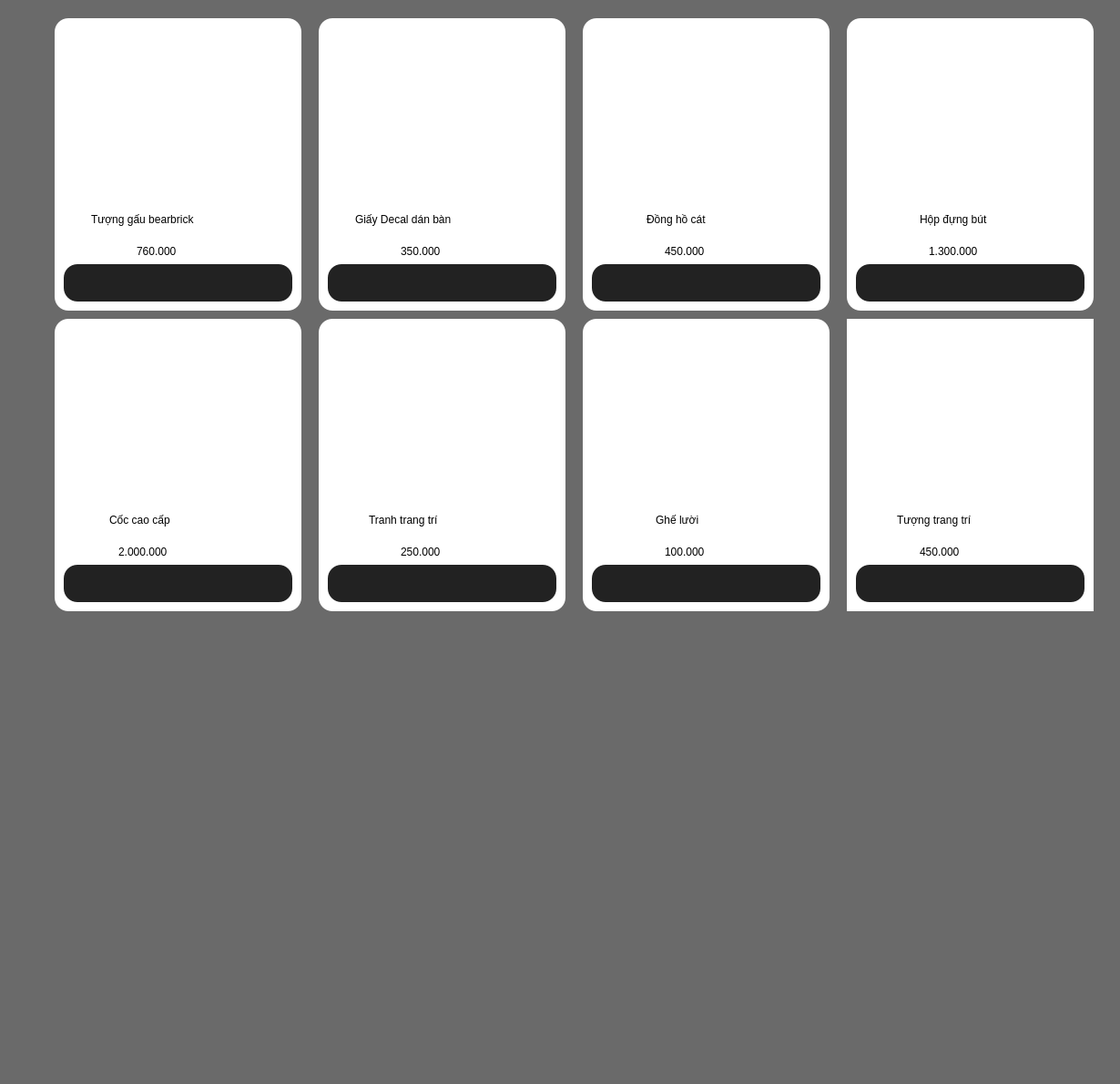
            <widget class="QWidget" name="table">
             <property name="styleSheet">
              <string notr="true">background-color:rgb(106, 106, 106)</string>
             </property>
             <widget class="QWidget" name="widget_3" native="true">
              <property name="geometry">
               <rect>
                <x>60</x>
                <y>20</y>
                <width>1161</width>
                <height>1161</height>
               </rect>
              </property>
              <widget class="QWidget" name="widget_23" native="true">
               <property name="geometry">
                <rect>
                 <x>0</x>
                 <y>0</y>
                 <width>271</width>
                 <height>321</height>
                </rect>
               </property>
               <property name="styleSheet">
                <string notr="true">background-color: rgb(255, 255, 255);
border-radius: 15px

</string>
               </property>
               <widget class="QLabel" name="label_26">
                <property name="geometry">
                 <rect>
                  <x>90</x>
                  <y>240</y>
                  <width>91</width>
                  <height>31</height>
                 </rect>
                </property>
                <property name="styleSheet">
                 <string notr="true">color:rgb(0, 0, 0);
font: 75 15pt &quot;MS Sans Serif&quot;;</string>
                </property>
                <property name="text">
                 <string>760.000</string>
                </property>
               </widget>
               <widget class="QLabel" name="label_31">
                <property name="geometry">
                 <rect>
                  <x>40</x>
                  <y>200</y>
                  <width>201</width>
                  <height>41</height>
                 </rect>
                </property>
                <property name="styleSheet">
                 <string notr="true">color:rgb(0, 0, 0);
font: 75 15pt &quot;MS Sans Serif&quot;;</string>
                </property>
                <property name="text">
                 <string>Tượng gấu bearbrick</string>
                </property>
               </widget>
               <widget class="QPushButton" name="bt_kesach_2">
                <property name="geometry">
                 <rect>
                  <x>10</x>
                  <y>270</y>
                  <width>251</width>
                  <height>41</height>
                 </rect>
                </property>
                <property name="cursor">
                 <cursorShape>PointingHandCursor</cursorShape>
                </property>
                <property name="styleSheet">
                 <string notr="true">background-color: rgb(34, 34, 34);

</string>
                </property>
                <property name="text">
                 <string/>
                </property>
                <property name="icon">
                 <iconset>
                  <normaloff>buy.png</normaloff>buy.png</iconset>
                </property>
                <property name="iconSize">
                 <size>
                  <width>300</width>
                  <height>300</height>
                 </size>
                </property>
               </widget>
               <widget class="QLabel" name="label_4">
                <property name="geometry">
                 <rect>
                  <x>10</x>
                  <y>10</y>
                  <width>251</width>
                  <height>201</height>
                 </rect>
                </property>
                <property name="text">
                 <string/>
                </property>
                <property name="pixmap">
                 <pixmap>pd_img/table/berik/vn-11134207-7r98o-lxg402e4pucb1f..webp</pixmap>
                </property>
                <property name="scaledContents">
                 <bool>true</bool>
                </property>
               </widget>
              </widget>
              <widget class="QWidget" name="widget_24" native="true">
               <property name="geometry">
                <rect>
                 <x>290</x>
                 <y>0</y>
                 <width>271</width>
                 <height>321</height>
                </rect>
               </property>
               <property name="styleSheet">
                <string notr="true">background-color: rgb(255, 255, 255);
border-radius: 15px

</string>
               </property>
               <widget class="QLabel" name="label_298">
                <property name="geometry">
                 <rect>
                  <x>90</x>
                  <y>240</y>
                  <width>91</width>
                  <height>31</height>
                 </rect>
                </property>
                <property name="styleSheet">
                 <string notr="true">color:rgb(0, 0, 0);
font: 75 15pt &quot;MS Sans Serif&quot;;</string>
                </property>
                <property name="text">
                 <string>350.000</string>
                </property>
               </widget>
               <widget class="QLabel" name="label_300">
                <property name="geometry">
                 <rect>
                  <x>40</x>
                  <y>200</y>
                  <width>231</width>
                  <height>41</height>
                 </rect>
                </property>
                <property name="styleSheet">
                 <string notr="true">color:rgb(0, 0, 0);
font: 75 15pt &quot;MS Sans Serif&quot;;</string>
                </property>
                <property name="text">
                 <string>Giấy Decal dán bàn</string>
                </property>
               </widget>
               <widget class="QPushButton" name="bt_den_2">
                <property name="geometry">
                 <rect>
                  <x>10</x>
                  <y>270</y>
                  <width>251</width>
                  <height>41</height>
                 </rect>
                </property>
                <property name="cursor">
                 <cursorShape>PointingHandCursor</cursorShape>
                </property>
                <property name="styleSheet">
                 <string notr="true">background-color: rgb(34, 34, 34);
border-radius: 15px 
</string>
                </property>
                <property name="text">
                 <string/>
                </property>
                <property name="icon">
                 <iconset>
                  <normaloff>buy.png</normaloff>buy.png</iconset>
                </property>
                <property name="iconSize">
                 <size>
                  <width>300</width>
                  <height>300</height>
                 </size>
                </property>
               </widget>
               <widget class="QLabel" name="label_30">
                <property name="geometry">
                 <rect>
                  <x>10</x>
                  <y>10</y>
                  <width>251</width>
                  <height>201</height>
                 </rect>
                </property>
                <property name="text">
                 <string/>
                </property>
                <property name="pixmap">
                 <pixmap>pd_img/table/decal/vn-11134207-7ras8-m1tcrnhect3n21.webp</pixmap>
                </property>
                <property name="scaledContents">
                 <bool>true</bool>
                </property>
               </widget>
              </widget>
              <widget class="QWidget" name="widget_25" native="true">
               <property name="geometry">
                <rect>
                 <x>580</x>
                 <y>0</y>
                 <width>271</width>
                 <height>321</height>
                </rect>
               </property>
               <property name="styleSheet">
                <string notr="true">background-color: rgb(255, 255, 255);
border-radius: 15px

</string>
               </property>
               <widget class="QLabel" name="label_301">
                <property name="geometry">
                 <rect>
                  <x>90</x>
                  <y>240</y>
                  <width>91</width>
                  <height>31</height>
                 </rect>
                </property>
                <property name="styleSheet">
                 <string notr="true">color:rgb(0, 0, 0);
font: 75 15pt &quot;MS Sans Serif&quot;;</string>
                </property>
                <property name="text">
                 <string>450.000</string>
                </property>
               </widget>
               <widget class="QLabel" name="label_303">
                <property name="geometry">
                 <rect>
                  <x>70</x>
                  <y>200</y>
                  <width>141</width>
                  <height>41</height>
                 </rect>
                </property>
                <property name="styleSheet">
                 <string notr="true">color:rgb(0, 0, 0);
font: 75 15pt &quot;MS Sans Serif&quot;;</string>
                </property>
                <property name="text">
                 <string>Đồng hồ cát</string>
                </property>
               </widget>
               <widget class="QPushButton" name="bt_giuong_2">
                <property name="geometry">
                 <rect>
                  <x>10</x>
                  <y>270</y>
                  <width>251</width>
                  <height>41</height>
                 </rect>
                </property>
                <property name="cursor">
                 <cursorShape>PointingHandCursor</cursorShape>
                </property>
                <property name="styleSheet">
                 <string notr="true">background-color: rgb(34, 34, 34);
border-radius: 15px 
</string>
                </property>
                <property name="text">
                 <string/>
                </property>
                <property name="icon">
                 <iconset>
                  <normaloff>buy.png</normaloff>buy.png</iconset>
                </property>
                <property name="iconSize">
                 <size>
                  <width>300</width>
                  <height>300</height>
                 </size>
                </property>
               </widget>
               <widget class="QLabel" name="label_32">
                <property name="geometry">
                 <rect>
                  <x>10</x>
                  <y>10</y>
                  <width>251</width>
                  <height>201</height>
                 </rect>
                </property>
                <property name="text">
                 <string/>
                </property>
                <property name="pixmap">
                 <pixmap>pd_img/table/dong ho/dong-ho-cat-30-phut-phong-cach-vintage-1.png</pixmap>
                </property>
                <property name="scaledContents">
                 <bool>true</bool>
                </property>
               </widget>
              </widget>
              <widget class="QWidget" name="widget_26" native="true">
               <property name="geometry">
                <rect>
                 <x>870</x>
                 <y>0</y>
                 <width>271</width>
                 <height>321</height>
                </rect>
               </property>
               <property name="styleSheet">
                <string notr="true">background-color: rgb(255, 255, 255);
border-radius: 15px

</string>
               </property>
               <widget class="QLabel" name="label_304">
                <property name="geometry">
                 <rect>
                  <x>90</x>
                  <y>240</y>
                  <width>131</width>
                  <height>31</height>
                 </rect>
                </property>
                <property name="styleSheet">
                 <string notr="true">color:rgb(0, 0, 0);
font: 75 15pt &quot;MS Sans Serif&quot;;</string>
                </property>
                <property name="text">
                 <string>1.300.000</string>
                </property>
               </widget>
               <widget class="QLabel" name="label_306">
                <property name="geometry">
                 <rect>
                  <x>80</x>
                  <y>200</y>
                  <width>141</width>
                  <height>41</height>
                 </rect>
                </property>
                <property name="styleSheet">
                 <string notr="true">color:rgb(0, 0, 0);
font: 75 15pt &quot;MS Sans Serif&quot;;</string>
                </property>
                <property name="text">
                 <string>Hộp đựng bút</string>
                </property>
               </widget>
               <widget class="QPushButton" name="bt_cay_2">
                <property name="geometry">
                 <rect>
                  <x>10</x>
                  <y>270</y>
                  <width>251</width>
                  <height>41</height>
                 </rect>
                </property>
                <property name="cursor">
                 <cursorShape>PointingHandCursor</cursorShape>
                </property>
                <property name="styleSheet">
                 <string notr="true">background-color: rgb(34, 34, 34);
border-radius: 15px 
</string>
                </property>
                <property name="text">
                 <string/>
                </property>
                <property name="icon">
                 <iconset>
                  <normaloff>buy.png</normaloff>buy.png</iconset>
                </property>
                <property name="iconSize">
                 <size>
                  <width>300</width>
                  <height>300</height>
                 </size>
                </property>
               </widget>
               <widget class="QLabel" name="label_33">
                <property name="geometry">
                 <rect>
                  <x>10</x>
                  <y>10</y>
                  <width>251</width>
                  <height>201</height>
                 </rect>
                </property>
                <property name="text">
                 <string/>
                </property>
                <property name="pixmap">
                 <pixmap>pd_img/table/hopbut/ec8a9fd650c5e4d7adc4dbc68532e456.webp</pixmap>
                </property>
                <property name="scaledContents">
                 <bool>true</bool>
                </property>
               </widget>
              </widget>
              <widget class="QWidget" name="widget_27" native="true">
               <property name="geometry">
                <rect>
                 <x>0</x>
                 <y>330</y>
                 <width>271</width>
                 <height>321</height>
                </rect>
               </property>
               <property name="styleSheet">
                <string notr="true">background-color: rgb(255, 255, 255);
border-radius: 15px

</string>
               </property>
               <widget class="QLabel" name="label_307">
                <property name="geometry">
                 <rect>
                  <x>70</x>
                  <y>240</y>
                  <width>151</width>
                  <height>31</height>
                 </rect>
                </property>
                <property name="styleSheet">
                 <string notr="true">color:rgb(0, 0, 0);
font: 75 15pt &quot;MS Sans Serif&quot;;</string>
                </property>
                <property name="text">
                 <string>2.000.000</string>
                </property>
               </widget>
               <widget class="QLabel" name="label_308">
                <property name="geometry">
                 <rect>
                  <x>10</x>
                  <y>10</y>
                  <width>251</width>
                  <height>191</height>
                 </rect>
                </property>
                <property name="text">
                 <string/>
                </property>
                <property name="pixmap">
                 <pixmap>pd_img/room/coc/vn-11134207-820l4-mfkfiwnnr5l92f.webp</pixmap>
                </property>
                <property name="scaledContents">
                 <bool>true</bool>
                </property>
               </widget>
               <widget class="QLabel" name="label_309">
                <property name="geometry">
                 <rect>
                  <x>60</x>
                  <y>200</y>
                  <width>151</width>
                  <height>41</height>
                 </rect>
                </property>
                <property name="styleSheet">
                 <string notr="true">color:rgb(0, 0, 0);
font: 75 15pt &quot;MS Sans Serif&quot;;</string>
                </property>
                <property name="text">
                 <string>Cốc cao cấp</string>
                </property>
               </widget>
               <widget class="QPushButton" name="bt_coc_2">
                <property name="geometry">
                 <rect>
                  <x>10</x>
                  <y>270</y>
                  <width>251</width>
                  <height>41</height>
                 </rect>
                </property>
                <property name="cursor">
                 <cursorShape>PointingHandCursor</cursorShape>
                </property>
                <property name="styleSheet">
                 <string notr="true">background-color: rgb(34, 34, 34);
border-radius: 15px 
</string>
                </property>
                <property name="text">
                 <string/>
                </property>
                <property name="icon">
                 <iconset>
                  <normaloff>buy.png</normaloff>buy.png</iconset>
                </property>
                <property name="iconSize">
                 <size>
                  <width>300</width>
                  <height>300</height>
                 </size>
                </property>
               </widget>
              </widget>
              <widget class="QWidget" name="widget_28" native="true">
               <property name="geometry">
                <rect>
                 <x>290</x>
                 <y>330</y>
                 <width>271</width>
                 <height>321</height>
                </rect>
               </property>
               <property name="styleSheet">
                <string notr="true">background-color: rgb(255, 255, 255);
border-radius: 15px

</string>
               </property>
               <widget class="QLabel" name="label_310">
                <property name="geometry">
                 <rect>
                  <x>90</x>
                  <y>240</y>
                  <width>91</width>
                  <height>31</height>
                 </rect>
                </property>
                <property name="styleSheet">
                 <string notr="true">color:rgb(0, 0, 0);
font: 75 15pt &quot;MS Sans Serif&quot;;</string>
                </property>
                <property name="text">
                 <string>250.000</string>
                </property>
               </widget>
               <widget class="QLabel" name="label_311">
                <property name="geometry">
                 <rect>
                  <x>10</x>
                  <y>10</y>
                  <width>251</width>
                  <height>191</height>
                 </rect>
                </property>
                <property name="text">
                 <string/>
                </property>
                <property name="pixmap">
                 <pixmap>pd_img/room/tranh/vn-11134207-7r98o-lzfnneh99llt69.png</pixmap>
                </property>
                <property name="scaledContents">
                 <bool>true</bool>
                </property>
               </widget>
               <widget class="QLabel" name="label_312">
                <property name="geometry">
                 <rect>
                  <x>55</x>
                  <y>200</y>
                  <width>171</width>
                  <height>41</height>
                 </rect>
                </property>
                <property name="styleSheet">
                 <string notr="true">color:rgb(0, 0, 0);
font: 75 15pt &quot;MS Sans Serif&quot;;</string>
                </property>
                <property name="text">
                 <string>Tranh trang trí</string>
                </property>
               </widget>
               <widget class="QPushButton" name="bt_tranh_2">
                <property name="geometry">
                 <rect>
                  <x>10</x>
                  <y>270</y>
                  <width>251</width>
                  <height>41</height>
                 </rect>
                </property>
                <property name="cursor">
                 <cursorShape>PointingHandCursor</cursorShape>
                </property>
                <property name="styleSheet">
                 <string notr="true">background-color: rgb(34, 34, 34);
border-radius: 15px 
</string>
                </property>
                <property name="text">
                 <string/>
                </property>
                <property name="icon">
                 <iconset>
                  <normaloff>buy.png</normaloff>buy.png</iconset>
                </property>
                <property name="iconSize">
                 <size>
                  <width>300</width>
                  <height>300</height>
                 </size>
                </property>
               </widget>
              </widget>
              <widget class="QWidget" name="widget_29" native="true">
               <property name="geometry">
                <rect>
                 <x>580</x>
                 <y>330</y>
                 <width>271</width>
                 <height>321</height>
                </rect>
               </property>
               <property name="styleSheet">
                <string notr="true">background-color: rgb(255, 255, 255);
border-radius: 15px

</string>
               </property>
               <widget class="QLabel" name="label_313">
                <property name="geometry">
                 <rect>
                  <x>90</x>
                  <y>240</y>
                  <width>91</width>
                  <height>31</height>
                 </rect>
                </property>
                <property name="styleSheet">
                 <string notr="true">color:rgb(0, 0, 0);
font: 75 15pt &quot;MS Sans Serif&quot;;</string>
                </property>
                <property name="text">
                 <string>100.000</string>
                </property>
               </widget>
               <widget class="QLabel" name="label_314">
                <property name="geometry">
                 <rect>
                  <x>10</x>
                  <y>10</y>
                  <width>251</width>
                  <height>191</height>
                 </rect>
                </property>
                <property name="text">
                 <string/>
                </property>
                <property name="pixmap">
                 <pixmap>pd_img/room/ghe/ghe.webp</pixmap>
                </property>
                <property name="scaledContents">
                 <bool>true</bool>
                </property>
               </widget>
               <widget class="QLabel" name="label_315">
                <property name="geometry">
                 <rect>
                  <x>80</x>
                  <y>200</y>
                  <width>111</width>
                  <height>41</height>
                 </rect>
                </property>
                <property name="styleSheet">
                 <string notr="true">color:rgb(0, 0, 0);
font: 75 15pt &quot;MS Sans Serif&quot;;</string>
                </property>
                <property name="text">
                 <string>Ghế lười</string>
                </property>
               </widget>
               <widget class="QPushButton" name="bt_ghe_2">
                <property name="geometry">
                 <rect>
                  <x>10</x>
                  <y>270</y>
                  <width>251</width>
                  <height>41</height>
                 </rect>
                </property>
                <property name="cursor">
                 <cursorShape>PointingHandCursor</cursorShape>
                </property>
                <property name="styleSheet">
                 <string notr="true">background-color: rgb(34, 34, 34);
border-radius: 15px 
</string>
                </property>
                <property name="text">
                 <string/>
                </property>
                <property name="icon">
                 <iconset>
                  <normaloff>buy.png</normaloff>buy.png</iconset>
                </property>
                <property name="iconSize">
                 <size>
                  <width>300</width>
                  <height>300</height>
                 </size>
                </property>
               </widget>
              </widget>
              <widget class="QWidget" name="widget_30" native="true">
               <property name="geometry">
                <rect>
                 <x>870</x>
                 <y>330</y>
                 <width>271</width>
                 <height>321</height>
                </rect>
               </property>
               <property name="styleSheet">
                <string notr="true">background-color: rgb(255, 255, 255)</string>
               </property>
               <widget class="QLabel" name="label_316">
                <property name="geometry">
                 <rect>
                  <x>80</x>
                  <y>240</y>
                  <width>191</width>
                  <height>31</height>
                 </rect>
                </property>
                <property name="styleSheet">
                 <string notr="true">color:rgb(0, 0, 0);
font: 75 15pt &quot;MS Sans Serif&quot;;</string>
                </property>
                <property name="text">
                 <string>450.000</string>
                </property>
               </widget>
               <widget class="QLabel" name="label_317">
                <property name="geometry">
                 <rect>
                  <x>10</x>
                  <y>10</y>
                  <width>251</width>
                  <height>191</height>
                 </rect>
                </property>
                <property name="text">
                 <string/>
                </property>
                <property name="pixmap">
                 <pixmap>pd_img/room/tuong/vn-11134207-820l4-mesu6y9j6l8h95.webp</pixmap>
                </property>
                <property name="scaledContents">
                 <bool>true</bool>
                </property>
               </widget>
               <widget class="QLabel" name="label_318">
                <property name="geometry">
                 <rect>
                  <x>55</x>
                  <y>200</y>
                  <width>181</width>
                  <height>41</height>
                 </rect>
                </property>
                <property name="styleSheet">
                 <string notr="true">color:rgb(0, 0, 0);
font: 75 15pt &quot;MS Sans Serif&quot;;</string>
                </property>
                <property name="text">
                 <string>Tượng trang trí</string>
                </property>
               </widget>
               <widget class="QPushButton" name="bt_tuong_2">
                <property name="geometry">
                 <rect>
                  <x>10</x>
                  <y>270</y>
                  <width>251</width>
                  <height>41</height>
                 </rect>
                </property>
                <property name="cursor">
                 <cursorShape>PointingHandCursor</cursorShape>
                </property>
                <property name="styleSheet">
                 <string notr="true">background-color: rgb(34, 34, 34);
border-radius: 15px 
</string>
                </property>
                <property name="text">
                 <string/>
                </property>
                <property name="icon">
                 <iconset>
                  <normaloff>buy.png</normaloff>buy.png</iconset>
                </property>
                <property name="iconSize">
                 <size>
                  <width>300</width>
                  <height>300</height>
                 </size>
                </property>
               </widget>
              </widget>
             </widget>
            </widget>
